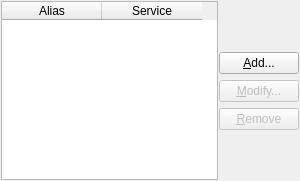
<?xml version="1.0" encoding="UTF-8"?>
<ui version="4.0">
 <class>accounts_base</class>
 <widget class="QWidget" name="accounts_base">
  <property name="geometry">
   <rect>
    <x>0</x>
    <y>0</y>
    <width>300</width>
    <height>181</height>
   </rect>
  </property>
  <layout class="QGridLayout" name="gridLayout">
   <property name="margin">
    <number>1</number>
   </property>
   <property name="spacing">
    <number>1</number>
   </property>
   <item row="0" column="0">
    <widget class="QTableWidget" name="accountsTable">
     <property name="editTriggers">
      <set>QAbstractItemView::NoEditTriggers</set>
     </property>
     <property name="showDropIndicator" stdset="0">
      <bool>false</bool>
     </property>
     <property name="dragDropOverwriteMode">
      <bool>false</bool>
     </property>
     <property name="alternatingRowColors">
      <bool>true</bool>
     </property>
     <property name="selectionMode">
      <enum>QAbstractItemView::SingleSelection</enum>
     </property>
     <property name="selectionBehavior">
      <enum>QAbstractItemView::SelectRows</enum>
     </property>
     <property name="columnCount">
      <number>2</number>
     </property>
     <column>
      <property name="text">
       <string>Alias</string>
      </property>
     </column>
     <column>
      <property name="text">
       <string>Service</string>
      </property>
     </column>
    </widget>
   </item>
   <item row="0" column="1">
    <layout class="QVBoxLayout" name="verticalLayout">
     <property name="spacing">
      <number>6</number>
     </property>
     <item>
      <spacer name="verticalSpacer_2">
       <property name="orientation">
        <enum>Qt::Vertical</enum>
       </property>
       <property name="sizeHint" stdset="0">
        <size>
         <width>20</width>
         <height>40</height>
        </size>
       </property>
      </spacer>
     </item>
     <item>
      <widget class="KPushButton" name="btnAdd">
       <property name="toolTip">
        <string>Add a new account</string>
       </property>
       <property name="text">
        <string>&amp;Add...</string>
       </property>
      </widget>
     </item>
     <item>
      <widget class="KPushButton" name="btnEdit">
       <property name="enabled">
        <bool>false</bool>
       </property>
       <property name="toolTip">
        <string>Modify the selected account</string>
       </property>
       <property name="text">
        <string>&amp;Modify...</string>
       </property>
      </widget>
     </item>
     <item>
      <widget class="KPushButton" name="btnRemove">
       <property name="enabled">
        <bool>false</bool>
       </property>
       <property name="toolTip">
        <string>Remove the selected account</string>
       </property>
       <property name="text">
        <string>&amp;Remove</string>
       </property>
      </widget>
     </item>
     <item>
      <spacer name="verticalSpacer">
       <property name="orientation">
        <enum>Qt::Vertical</enum>
       </property>
       <property name="sizeHint" stdset="0">
        <size>
         <width>20</width>
         <height>40</height>
        </size>
       </property>
      </spacer>
     </item>
    </layout>
   </item>
  </layout>
 </widget>
 <customwidgets>
  <customwidget>
   <class>KPushButton</class>
   <extends>QPushButton</extends>
   <header>kpushbutton.h</header>
  </customwidget>
 </customwidgets>
 <tabstops>
  <tabstop>accountsTable</tabstop>
  <tabstop>btnAdd</tabstop>
  <tabstop>btnEdit</tabstop>
  <tabstop>btnRemove</tabstop>
 </tabstops>
 <resources/>
 <connections/>
</ui>
